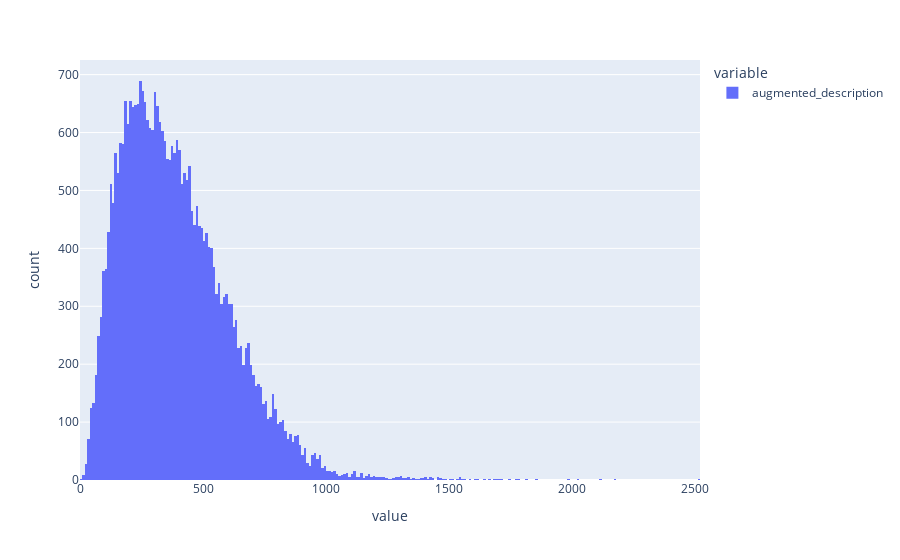

The notebook cell saved with this chart:
### Code cell
px.histogram(jobs_data['augmented_description'].apply(lambda x: len(x.split(' '))))

### Figure 1 — Plotly figure (JSON) as saved in the notebook; plotly's stock layout.template omitted (floating-point values rounded to 4 significant figures; data arrays with more than 128 entries replaced by an {"elided": "..."} marker saying what was removed)
{"data": [{"alignmentgroup": "True", "bingroup": "x", "hovertemplate": "variable=augmented_description<br>value=%{x}<br>count=%{y}<extra></extra>", "legendgroup": "augmented_description", "marker": {"color": "#636efa", "pattern": {"shape": ""}}, "name": "augmented_description", "offsetgroup": "augmented_description", "orientation": "v", "showlegend": true, "type": "histogram", "x": {"elided": "33105 int values"}, "xaxis": "x", "yaxis": "y"}], "layout": {"barmode": "relative", "legend": {"title": {"text": "variable"}, "tracegroupgap": 0}, "margin": {"t": 60}, "xaxis": {"anchor": "y", "domain": [0, 1], "title": {"text": "value"}}, "yaxis": {"anchor": "x", "domain": [0, 1], "title": {"text": "count"}}}}
